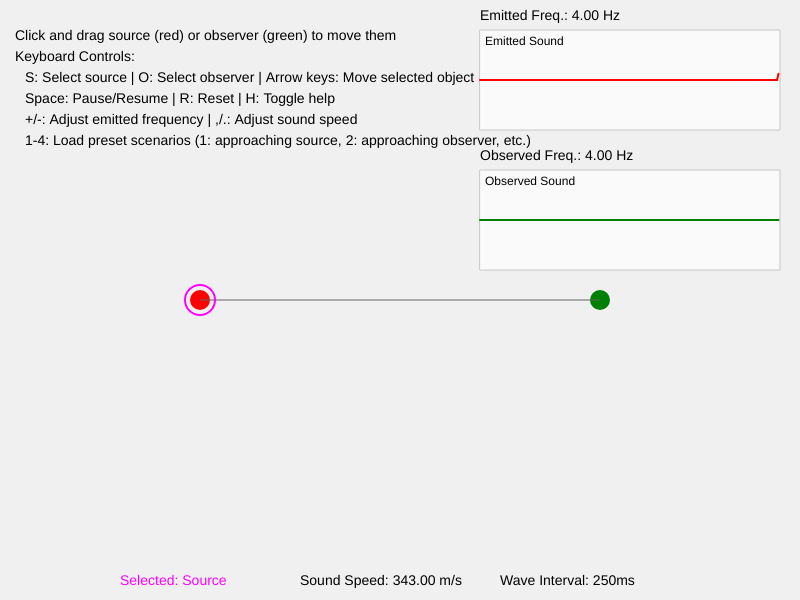
Frame 1 (no input)
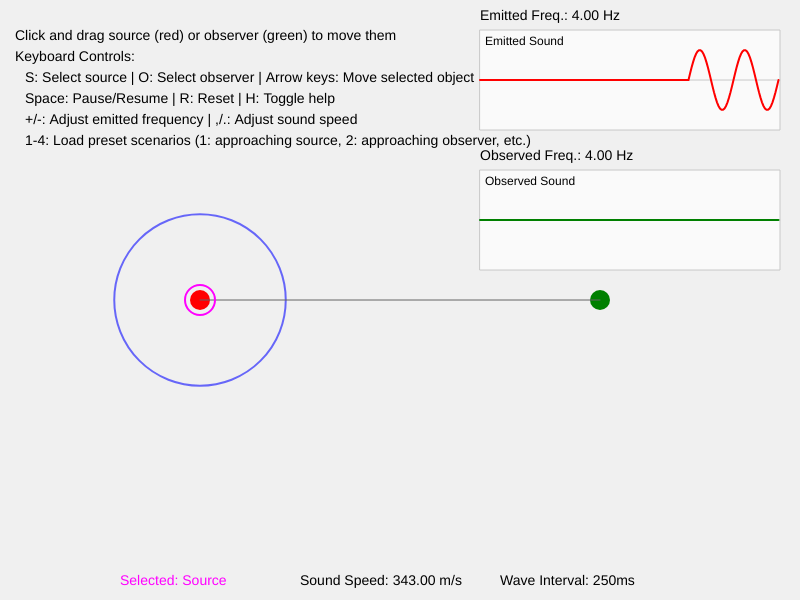
Frame 60 (no input)
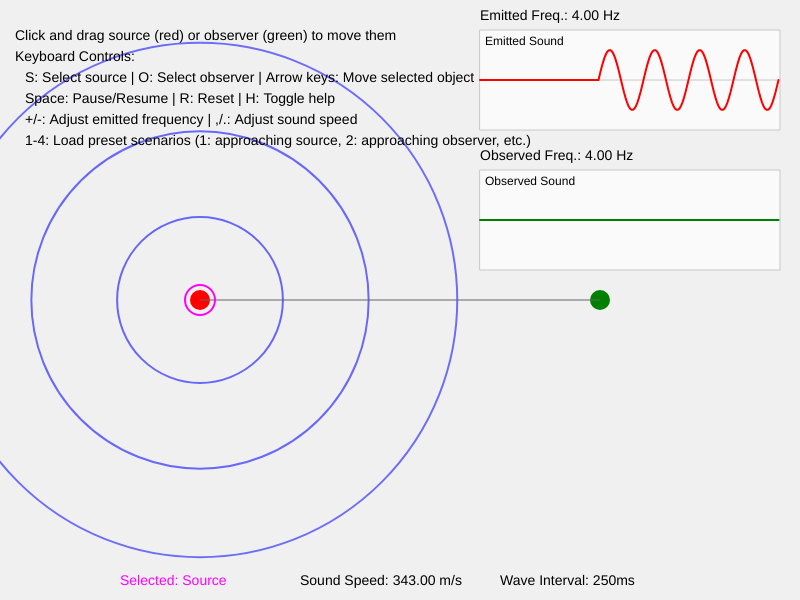
Frame 120 (the mouse pressed at the canvas centre since frame 60)

The p5.js sketch that drew these frames (run headless with seeded random() and noise() and a simulated clock; from frame 60 on, the mouse is pressed at the canvas centre):

// p5.js sketch
// ── sketch.js
// Doppler Effect Simulation in P5.js
// This simulation demonstrates the Doppler effect with:
// - Moving source or observer (controlled by mouse)
// - Visualization of circular waves
// - Graphs showing emitted and observed frequencies/sounds
// - Physically accurate wave propagation and frequency calculations
// - Smooth phase transitions for realistic waveform visualization

// PHYSICAL CONSTANTS (SI UNITS)
const CONSTANTS = {
  // Physical constants in SI units
  PHYSICS: {
    SOUND_SPEED: 343.0, // Speed of sound in air (m/s) at room temperature
    METERS_TO_PIXELS: 1, // Conversion factor (pixels per meter)
    PIXELS_TO_METERS: 1, // Inverse conversion factor (meters per pixel) --- SEE ABOVE
    REAL_TIME_FACTOR: 0.5, // Slows down real-time for better visualization
    EMITTED_FREQ: 4, // Base frequency of emitted sound (Hz)
    FREQ_MIN: 0.1, // Minimum allowable frequency (Hz)
    FREQ_MAX_FACTOR: 5, // Maximum frequency as factor of emitted
    FREQ_SMOOTHING: 0.5, // Smoothing factor for frequency transitions
    FREQ_CHANGE_THRESHOLD: 0.001, // Threshold for frequency updates
    VELOCITY_DECAY: 0.5, // Decay factor for velocity when not dragging
    MIN_VELOCITY_MAG: 0.01, // Minimum velocity magnitude to display vector (m/s)
    TIME_STEP_MAX: 0.05, // Maximum time step (seconds) to prevent jumps
  },

  // Wave visualization properties
  WAVE: {
    MAX_AGE: 10, // Maximum age of a wave in seconds
    STROKE_WEIGHT: 2, // Line thickness for wave circles
    OPACITY_MAX: 150, // Maximum opacity for wave visualization
    OPACITY_MIN: 0, // Minimum opacity for wave visualization
  },

  // UI properties (in pixels for display)
  UI: {
    SOURCE_RADIUS: 10, // Radius of the source circle (pixels)
    OBSERVER_RADIUS: 10, // Radius of the observer circle (pixels)
    VELOCITY_SMOOTHING: 0.01, // Lower value = more smoothing
    VECTOR_SCALE: 0.2, // Scale factor for velocity vectors
    VELOCITY_STROKE_WEIGHT: 2, // Line thickness for velocity vectors
    ARROWHEAD_SIZE: 5, // Size of velocity vector arrowheads
    ARROWHEAD_LENGTH: 10, // Length of arrowhead
    CONNECTING_LINE_WEIGHT: 1, // Weight of line connecting source and observer
    SOURCE_COLOR: [255, 0, 0], // RGB color for source
    OBSERVER_COLOR: [0, 128, 0], // RGB color for observer
    CONNECTING_LINE_COLOR: [100, 100, 100], // RGB color for connecting line
    WAVE_COLOR: [0, 0, 255], // RGB color for waves
    BACKGROUND_COLOR: [240, 240, 240], // RGB color for background
    SELECTION_COLOR: [255, 0, 255], // RGB color for selection highlight
  },

  // Graph properties
  GRAPH: {
    HEIGHT: 100, // Height of frequency graphs
    WIDTH: 300, // Width of frequency graphs
    MARGIN: 20, // Margin for graphs from edge
    SPACING: 10, // Spacing between graphs
    SPACING_FACTOR: 4, // Multiplier for spacing between graphs
    HISTORY_LENGTH: 200, // Length of graph history
    AMPLITUDE: 30, // Amplitude of waveform in graphs
    BACKGROUND_COLOR: [250, 250, 250], // RGB for graph background
    GRID_COLOR: [200, 200, 200], // RGB for graph grid lines
    BORDER_WEIGHT: 1, // Weight of graph border
    WAVE_WEIGHT: 2, // Weight of waveform line
    TEXT_PADDING_X: 5, // X padding for text in graph
    TEXT_PADDING_Y: 15, // Y padding for text in graph
    TEXT_RIGHT_MARGIN: 150, // Right margin for text in graphs
  },

  // Text properties
  TEXT: {
    FONT_SIZE_SMALL: 12, // Small font size for graph titles
    FONT_SIZE_NORMAL: 14, // Normal font size for instructions
    TEXT_COLOR: [0, 0, 0], // RGB for normal text
    REDSHIFT_COLOR: [255, 0, 0], // RGB for redshift text
    BLUESHIFT_COLOR: [0, 0, 255], // RGB for blueshift text
    INSTRUCTION_X: 15, // X position for instruction text
    INSTRUCTION_Y1: 40, // Y position for first instruction line
    INSTRUCTION_Y2: 60, // Y position for second instruction line
  },

  // Keyboard properties
  KEYBOARD: {
    MOVE_STEP: 0.2, // Speed of keyboard movement (m/s)
    SOUND_SPEED_STEP: 1.0, // Step size for sound speed adjustment (m/s)
    EMITTED_FREQ_STEP: 0.01, // Step size for frequency adjustment (Hz)
    TOGGLE_PAUSE: 32, // Space bar
    RESET_KEY: 82, // 'R' key
    SOURCE_SELECT: 83, // 'S' key
    OBSERVER_SELECT: 79, // 'O' key
    HELP_TOGGLE: 72, // 'H' key
    NUMBER_1: 49, // '1' key
    NUMBER_2: 50, // '2' key
    NUMBER_3: 51, // '3' key
    NUMBER_4: 52, // '4' key
  },
};

// State variables
let waves = []; // Array to store waves with source velocity info
let sourcePos; // Position of sound source (in meters)
let observerPos; // Position of observer (in meters)
let sourceVel; // Velocity of sound source (in m/s)
let observerVel; // Velocity of observer (in m/s)
let prevSourcePos; // Previous position of source (in meters)
let prevObserverPos; // Previous position of observer (in meters)
let lastWaveTime = 0; // Time since last wave was created (in seconds)
let observedFreq = CONSTANTS.PHYSICS.EMITTED_FREQ; // Frequency observed by observer (Hz)
let smoothedObservedFreq = CONSTANTS.PHYSICS.EMITTED_FREQ; // Smoothed version for transitions
let emittedSoundData = []; // Data for emitted sound graph
let observedSoundData = []; // Data for observed sound graph
let draggingSource = false; // Flag for when source is being dragged
let draggingObserver = false; // Flag for when observer is being dragged
let emittedPhase = 0; // Phase accumulator for emitted sound
let observedPhase = 0; // Phase accumulator for observed sound
let lastFrameTime = 0; // Time of last frame for delta time calculation (in seconds)
let simulationTime = 0; // Total simulation time (in seconds)
let sourceMoving = false; // Flag for source moving by script
let observerMoving = false; // Flag for observer moving by script
let selectedObject = "source"; // 'source' or 'observer'
let isPaused = false;
let showHelp = true;

/**
 * Initializes all colors in the CONSTANTS object as p5.js color objects
 * Must be called in setup() after p5.js is initialized
 */
function initializeColors() {
  // Convert all RGB arrays in CONSTANTS to p5.js color objects
  CONSTANTS.UI.SOURCE_COLOR = color(CONSTANTS.UI.SOURCE_COLOR[0], CONSTANTS.UI.SOURCE_COLOR[1], CONSTANTS.UI.SOURCE_COLOR[2]);
  CONSTANTS.UI.OBSERVER_COLOR = color(CONSTANTS.UI.OBSERVER_COLOR[0], CONSTANTS.UI.OBSERVER_COLOR[1], CONSTANTS.UI.OBSERVER_COLOR[2]);
  CONSTANTS.UI.CONNECTING_LINE_COLOR = color(CONSTANTS.UI.CONNECTING_LINE_COLOR[0], CONSTANTS.UI.CONNECTING_LINE_COLOR[1], CONSTANTS.UI.CONNECTING_LINE_COLOR[2]);
  CONSTANTS.UI.WAVE_COLOR = color(CONSTANTS.UI.WAVE_COLOR[0], CONSTANTS.UI.WAVE_COLOR[1], CONSTANTS.UI.WAVE_COLOR[2]);
  CONSTANTS.UI.BACKGROUND_COLOR = color(CONSTANTS.UI.BACKGROUND_COLOR[0], CONSTANTS.UI.BACKGROUND_COLOR[1], CONSTANTS.UI.BACKGROUND_COLOR[2]);
  CONSTANTS.UI.SELECTION_COLOR = color(CONSTANTS.UI.SELECTION_COLOR[0], CONSTANTS.UI.SELECTION_COLOR[1], CONSTANTS.UI.SELECTION_COLOR[2]);
  
  CONSTANTS.GRAPH.BACKGROUND_COLOR = color(CONSTANTS.GRAPH.BACKGROUND_COLOR[0], CONSTANTS.GRAPH.BACKGROUND_COLOR[1], CONSTANTS.GRAPH.BACKGROUND_COLOR[2]);
  CONSTANTS.GRAPH.GRID_COLOR = color(CONSTANTS.GRAPH.GRID_COLOR[0], CONSTANTS.GRAPH.GRID_COLOR[1], CONSTANTS.GRAPH.GRID_COLOR[2]);
  
  CONSTANTS.TEXT.TEXT_COLOR = color(CONSTANTS.TEXT.TEXT_COLOR[0], CONSTANTS.TEXT.TEXT_COLOR[1], CONSTANTS.TEXT.TEXT_COLOR[2]);
  CONSTANTS.TEXT.REDSHIFT_COLOR = color(CONSTANTS.TEXT.REDSHIFT_COLOR[0], CONSTANTS.TEXT.REDSHIFT_COLOR[1], CONSTANTS.TEXT.REDSHIFT_COLOR[2]);
  CONSTANTS.TEXT.BLUESHIFT_COLOR = color(CONSTANTS.TEXT.BLUESHIFT_COLOR[0], CONSTANTS.TEXT.BLUESHIFT_COLOR[1], CONSTANTS.TEXT.BLUESHIFT_COLOR[2]);
}

/**
 * Creates a new color with the same RGB values as the input color but with a specified alpha
 * @param {p5.Color} inputColor - Original p5.js color object
 * @param {Number} alpha - Alpha value (0-255)
 * @returns {p5.Color} - New color with specified alpha
 */
function colorWithAlpha(inputColor, alpha) {
  return color(red(inputColor), green(inputColor), blue(inputColor), alpha);
}

function setup() {
  createCanvas(800, 600);

  // Initialize all colors
  initializeColors();

  // Initialize positions in meters (convert from pixels)
  sourcePos = createVector(
    (width / 4) * CONSTANTS.PHYSICS.PIXELS_TO_METERS,
    (height / 2) * CONSTANTS.PHYSICS.PIXELS_TO_METERS
  );
  observerPos = createVector(
    ((3 * width) / 4) * CONSTANTS.PHYSICS.PIXELS_TO_METERS,
    (height / 2) * CONSTANTS.PHYSICS.PIXELS_TO_METERS
  );

  // Initialize velocities in m/s
  sourceVel = createVector(0, 0);
  observerVel = createVector(0, 0);

  // Store previous positions
  prevSourcePos = sourcePos.copy();
  prevObserverPos = observerPos.copy();

  // Initialize sound data arrays
  for (let i = 0; i < CONSTANTS.GRAPH.HISTORY_LENGTH; i++) {
    emittedSoundData.push(0);
    observedSoundData.push(0);
  }

  // Initialize last frame time (in seconds)
  lastFrameTime = millis() / 1000;
}

function draw() {
  background(CONSTANTS.UI.BACKGROUND_COLOR);

  // Calculate delta time for smooth, frame-rate independent animations (in seconds)
  let currentTime = millis() / 1000;
  let dt = (currentTime - lastFrameTime) * CONSTANTS.PHYSICS.REAL_TIME_FACTOR;
  lastFrameTime = currentTime;

  // Clamp dt to reasonable values to prevent jumps
  dt = constrain(dt, 0, CONSTANTS.PHYSICS.TIME_STEP_MAX);

  if (!isPaused) {
    // Update simulation time
    simulationTime += dt;

    // Handle keyboard navigation
    handleKeyboardNavigation(dt);

    // Define target positions (in meters)
    let targetSourcePos = sourcePos.copy();
    let targetObserverPos = observerPos.copy();

    // Check for mouse interactions
    if (mouseIsPressed) {
      // Convert mouse position to meters
      let mouseXMeters = mouseX * CONSTANTS.PHYSICS.PIXELS_TO_METERS;
      let mouseYMeters = mouseY * CONSTANTS.PHYSICS.PIXELS_TO_METERS;

      // Calculate distances to source and observer (in meters)
      let distToSource = dist(
        mouseXMeters,
        mouseYMeters,
        sourcePos.x,
        sourcePos.y
      );

      let distToObserver = dist(
        mouseXMeters,
        mouseYMeters,
        observerPos.x,
        observerPos.y
      );

      // Source radius in meters
      let sourceRadiusMeters =
        CONSTANTS.UI.SOURCE_RADIUS * CONSTANTS.PHYSICS.PIXELS_TO_METERS;
      let observerRadiusMeters =
        CONSTANTS.UI.OBSERVER_RADIUS * CONSTANTS.PHYSICS.PIXELS_TO_METERS;

      // Determine which object to move based on initial click
      if (!draggingSource && !draggingObserver) {
        if (distToSource < sourceRadiusMeters) {
          draggingSource = true;
        } else if (distToObserver < observerRadiusMeters) {
          draggingObserver = true;
        }
      }

      // Set target positions based on mouse (in meters)
      if (draggingSource) {
        targetSourcePos.set(mouseXMeters, mouseYMeters);
      } else if (draggingObserver) {
        targetObserverPos.set(mouseXMeters, mouseYMeters);
      }
    } else {
      // Reset dragging flags when mouse is released
      draggingSource = false;
      draggingObserver = false;
    }

    // Handle source movement (in meters)
    if (draggingSource) {
      // Store previous position for velocity calculation
      prevSourcePos = sourcePos.copy();

      // Move towards target with smoothing
      sourcePos.x +=
        (targetSourcePos.x - sourcePos.x) * CONSTANTS.UI.VELOCITY_SMOOTHING;
      sourcePos.y +=
        (targetSourcePos.y - sourcePos.y) * CONSTANTS.UI.VELOCITY_SMOOTHING;

      // Calculate smoothed velocity (in m/s)
      sourceVel = p5.Vector.sub(sourcePos, prevSourcePos);
      sourceVel.div(dt); // Scale by dt to get true velocity

      // Set moving flag to false since we're now dragging
      sourceMoving = false;
    } else if (sourceMoving) {
      // Update position based on current velocity (in meters)
      prevSourcePos = sourcePos.copy();
      sourcePos.add(p5.Vector.mult(sourceVel, dt));

      // Check if velocity is too small and stop movement if needed
      if (sourceVel.mag() < CONSTANTS.PHYSICS.MIN_VELOCITY_MAG) {
        sourceMoving = false;
      }
    } else {
      // Gradually reduce velocity when not dragging or moving
      sourceVel.mult(CONSTANTS.PHYSICS.VELOCITY_DECAY);
    }

    // Handle observer movement (in meters)
    if (draggingObserver) {
      // Store previous position for velocity calculation
      prevObserverPos = observerPos.copy();

      // Move towards target with smoothing
      observerPos.x +=
        (targetObserverPos.x - observerPos.x) * CONSTANTS.UI.VELOCITY_SMOOTHING;
      observerPos.y +=
        (targetObserverPos.y - observerPos.y) * CONSTANTS.UI.VELOCITY_SMOOTHING;

      // Calculate smoothed velocity (in m/s)
      observerVel = p5.Vector.sub(observerPos, prevObserverPos);
      observerVel.div(dt); // Scale by dt to get true velocity

      // Set moving flag to false since we're now dragging
      observerMoving = false;
    } else if (observerMoving) {
      // Update position based on current velocity (in meters)
      prevObserverPos = observerPos.copy();
      observerPos.add(p5.Vector.mult(observerVel, dt));

      // Check if velocity is too small and stop movement if needed
      if (observerVel.mag() < CONSTANTS.PHYSICS.MIN_VELOCITY_MAG) {
        observerMoving = false;
      }
    } else {
      // Gradually reduce velocity when not dragging or moving
      observerVel.mult(CONSTANTS.PHYSICS.VELOCITY_DECAY);
    }

    // Generate new wave at intervals based on emitted frequency
    let waveInterval = 1.0 / CONSTANTS.PHYSICS.EMITTED_FREQ; // in seconds
    if (simulationTime - lastWaveTime > waveInterval) {
      waves.push({
        pos: sourcePos.copy(), // Position in meters
        radius: 0, // Radius in meters
        birthTime: simulationTime, // Birth time in seconds
        sourceVel: sourceVel.copy(), // Source velocity in m/s
        sourceFreq: CONSTANTS.PHYSICS.EMITTED_FREQ, // Emitted frequency in Hz
        phaseAtEmission: emittedPhase, // Phase at emission time
      });
      lastWaveTime = simulationTime;
    }

    // Calculate Doppler effect
    calculateDopplerEffect(dt);
  }

  // Always update and display waves
  updateAndDisplayWaves();

  // Draw source and observer
  drawSourceAndObserver();

  // Draw graphs
  drawGraphs();

  // Display instructions
  displayInstructions();

  // Display simulation status
  displaySimulationStatus();
}

function updateAndDisplayWaves() {
  // Update wave radii and draw them
  for (let i = waves.length - 1; i >= 0; i--) {
    let wave = waves[i];

    // Calculate time since wave creation (in seconds)
    let age = simulationTime - wave.birthTime;

    // Update radius based on age and sound speed (in meters)
    wave.radius = age * CONSTANTS.PHYSICS.SOUND_SPEED;

    // Calculate opacity based on age (fade out with age)
    let opacity =
      CONSTANTS.WAVE.OPACITY_MAX -
      (age * CONSTANTS.WAVE.OPACITY_MAX) / CONSTANTS.WAVE.MAX_AGE;
    opacity = constrain(
      opacity,
      CONSTANTS.WAVE.OPACITY_MIN,
      CONSTANTS.WAVE.OPACITY_MAX
    );

    // Draw the wave as a circle (convert from meters to pixels for display)
    let radiusPixels = wave.radius * CONSTANTS.PHYSICS.METERS_TO_PIXELS;
    let posXPixels = wave.pos.x * CONSTANTS.PHYSICS.METERS_TO_PIXELS;
    let posYPixels = wave.pos.y * CONSTANTS.PHYSICS.METERS_TO_PIXELS;

    noFill();
    // Apply opacity to wave color using our utility function
    stroke(colorWithAlpha(CONSTANTS.UI.WAVE_COLOR, opacity));
    strokeWeight(CONSTANTS.WAVE.STROKE_WEIGHT);
    circle(posXPixels, posYPixels, radiusPixels * 2);

    // Remove waves that are too old or too large
    let maxRadius = max(width, height) * CONSTANTS.PHYSICS.PIXELS_TO_METERS;
    if (age > CONSTANTS.WAVE.MAX_AGE || wave.radius > maxRadius) {
      waves.splice(i, 1);
    }
  }
}

function calculateDopplerEffect(dt) {
  // Accumulate emitted phase (this is always at the base frequency)
  emittedPhase += CONSTANTS.PHYSICS.EMITTED_FREQ * dt * TWO_PI;

  // Update emitted waveform data
  emittedSoundData.push(sin(emittedPhase) * CONSTANTS.GRAPH.AMPLITUDE);
  emittedSoundData.shift();

  // Find the wave currently affecting the observer
  let wavesAtObserver = [];

  for (let wave of waves) {
    // Distance in meters
    let distToObserver = p5.Vector.dist(wave.pos, observerPos);

    // Check if this wave has reached the observer
    if (wave.radius >= distToObserver) {
      // Calculate the time when this wave reached the observer (in seconds)
      let travelTime = distToObserver / CONSTANTS.PHYSICS.SOUND_SPEED;
      let arrivalTime = wave.birthTime + travelTime;

      wavesAtObserver.push({
        wave: wave,
        arrivalTime: arrivalTime,
      });
    }
  }

  // If no waves have reached the observer yet, set amplitude to zero
  if (wavesAtObserver.length === 0) {
    observedSoundData.push(0);
    observedSoundData.shift();
    return;
  }

  // Sort by arrival time (most recent first)
  wavesAtObserver.sort((a, b) => b.arrivalTime - a.arrivalTime);

  // Use the most recently arrived wave
  let currentWave = wavesAtObserver[0].wave;
  let arrivalTime = wavesAtObserver[0].arrivalTime;

  // Calculate how much time has passed since this wave arrived (in seconds)
  let timeSinceArrival = simulationTime - arrivalTime;

  // Set the observed phase based on the original wave's phase at emission
  // plus the phase accumulated since the wave arrived at the observer
  let phaseAtArrival = currentWave.phaseAtEmission;

  // Calculate the Doppler shifted frequency
  let dopplerFrequency = calculateApparentDopplerEffect(currentWave);

  // Store the smoothed frequency
  smoothedObservedFreq = calculateObserverDopplerEffect(currentWave);

  // Calculate additional phase based on observed frequency
  let additionalPhase = timeSinceArrival * dopplerFrequency * TWO_PI;
  observedPhase = phaseAtArrival + additionalPhase;

  // Update observed waveform data with actual wave amplitude
  observedSoundData.push(sin(observedPhase) * CONSTANTS.GRAPH.AMPLITUDE);
  observedSoundData.shift();
}

function calculateObserverDopplerEffect(currentWave) {
  // Calculate unit vector from source to observer (dimensionless)
  let directionVector = p5.Vector.sub(observerPos, currentWave.pos).normalize();

  // Calculate dot product of source velocity and direction vector (in m/s)
  let sourceVelocityComponent = p5.Vector.dot(
    currentWave.sourceVel,
    directionVector
  );

  // Calculate dot product of observer velocity and direction vector (in m/s)
  let observerVelocityComponent = p5.Vector.dot(observerVel, directionVector);

  // Calculate observed frequency using the Doppler formula (in Hz)
  // f' = f * (v - vo)/(v - vs)
  // Where f is emitted frequency, v is speed of sound,
  // vo is observer velocity component, vs is source velocity component
  let observedFreq =
    (currentWave.sourceFreq *
      (CONSTANTS.PHYSICS.SOUND_SPEED - observerVelocityComponent)) /
    (CONSTANTS.PHYSICS.SOUND_SPEED - sourceVelocityComponent);

  // Constrain to reasonable limits
  observedFreq = constrain(
    observedFreq,
    CONSTANTS.PHYSICS.FREQ_MIN,
    currentWave.sourceFreq * CONSTANTS.PHYSICS.FREQ_MAX_FACTOR
  );

  return observedFreq;
}

function calculateApparentDopplerEffect(currentWave) {
  // Calculate unit vector from source to observer (dimensionless)
  let directionVector = p5.Vector.sub(observerPos, currentWave.pos).normalize();

  // Calculate dot product of source velocity and direction vector (in m/s)
  let sourceVelocityComponent = p5.Vector.dot(
    currentWave.sourceVel,
    directionVector
  );

  observedFreq =
    (currentWave.sourceFreq * CONSTANTS.PHYSICS.SOUND_SPEED) /
    (CONSTANTS.PHYSICS.SOUND_SPEED - sourceVelocityComponent);

  // Constrain to reasonable limits
  observedFreq = constrain(
    observedFreq,
    CONSTANTS.PHYSICS.FREQ_MIN,
    currentWave.sourceFreq * CONSTANTS.PHYSICS.FREQ_MAX_FACTOR
  );

  return observedFreq;
}

function drawSourceAndObserver() {
  // Convert meters to pixels for display
  let sourcePosX = sourcePos.x * CONSTANTS.PHYSICS.METERS_TO_PIXELS;
  let sourcePosY = sourcePos.y * CONSTANTS.PHYSICS.METERS_TO_PIXELS;
  let observerPosX = observerPos.x * CONSTANTS.PHYSICS.METERS_TO_PIXELS;
  let observerPosY = observerPos.y * CONSTANTS.PHYSICS.METERS_TO_PIXELS;

  // Draw source
  fill(CONSTANTS.UI.SOURCE_COLOR);
  noStroke();
  ellipse(
    sourcePosX,
    sourcePosY,
    CONSTANTS.UI.SOURCE_RADIUS * 2,
    CONSTANTS.UI.SOURCE_RADIUS * 2
  );

  // Draw velocity vector for source
  if (sourceVel.mag() > CONSTANTS.PHYSICS.MIN_VELOCITY_MAG) {
    drawVelocityVector(
      createVector(sourcePosX, sourcePosY),
      sourceVel,
      CONSTANTS.UI.SOURCE_COLOR
    );
  }

  // Draw observer
  fill(CONSTANTS.UI.OBSERVER_COLOR);
  noStroke();
  ellipse(
    observerPosX,
    observerPosY,
    CONSTANTS.UI.OBSERVER_RADIUS * 2,
    CONSTANTS.UI.OBSERVER_RADIUS * 2
  );

  // Draw velocity vector for observer
  if (observerVel.mag() > CONSTANTS.PHYSICS.MIN_VELOCITY_MAG) {
    drawVelocityVector(
      createVector(observerPosX, observerPosY),
      observerVel,
      CONSTANTS.UI.OBSERVER_COLOR
    );
  }

  // Draw line connecting source and observer
  stroke(CONSTANTS.UI.CONNECTING_LINE_COLOR);
  strokeWeight(CONSTANTS.UI.CONNECTING_LINE_WEIGHT);
  line(sourcePosX, sourcePosY, observerPosX, observerPosY);

  // Highlight the currently selected object
  strokeWeight(2);
  stroke(CONSTANTS.UI.SELECTION_COLOR);
  noFill();
  if (selectedObject === "source") {
    circle(sourcePosX, sourcePosY, CONSTANTS.UI.SOURCE_RADIUS * 2 + 10);
  } else {
    circle(observerPosX, observerPosY, CONSTANTS.UI.OBSERVER_RADIUS * 2 + 10);
  }
}

function drawVelocityVector(pixelPos, velocityVector, col) {
  // Display velocity vector (scale for visibility)
  // Note: velocityVector is in m/s, we need to scale it to pixels
  let scaledVel = velocityVector.copy().mult(CONSTANTS.UI.VECTOR_SCALE);

  stroke(col);
  strokeWeight(CONSTANTS.UI.VELOCITY_STROKE_WEIGHT);
  line(
    pixelPos.x,
    pixelPos.y,
    pixelPos.x + scaledVel.x,
    pixelPos.y + scaledVel.y
  );

  // Draw arrowhead
  push();
  translate(pixelPos.x + scaledVel.x, pixelPos.y + scaledVel.y);
  rotate(scaledVel.heading());
  triangle(
    0,
    0,
    -CONSTANTS.UI.ARROWHEAD_LENGTH,
    CONSTANTS.UI.ARROWHEAD_SIZE,
    -CONSTANTS.UI.ARROWHEAD_LENGTH,
    -CONSTANTS.UI.ARROWHEAD_SIZE
  );
  pop();
}

function drawGraphs() {
  // Set up graph area
  let graphY1 = 30;
  let graphY2 =
    graphY1 +
    CONSTANTS.GRAPH.HEIGHT +
    CONSTANTS.GRAPH.SPACING_FACTOR * CONSTANTS.GRAPH.SPACING;
  let graphX = width - CONSTANTS.GRAPH.WIDTH - CONSTANTS.GRAPH.MARGIN;

  // Draw emitted sound graph
  drawGraph(
    graphX,
    graphY1,
    CONSTANTS.GRAPH.WIDTH,
    CONSTANTS.GRAPH.HEIGHT,
    emittedSoundData,
    "Emitted Sound",
    CONSTANTS.UI.SOURCE_COLOR
  );

  // Draw observed sound graph
  drawGraph(
    graphX,
    graphY2,
    CONSTANTS.GRAPH.WIDTH,
    CONSTANTS.GRAPH.HEIGHT,
    observedSoundData,
    "Observed Sound",
    CONSTANTS.UI.OBSERVER_COLOR
  );

  // Display frequency values
  fill(CONSTANTS.TEXT.TEXT_COLOR);
  noStroke();
  textAlign(LEFT);
  textSize(CONSTANTS.TEXT.FONT_SIZE_NORMAL);
  text(
    `Emitted Freq.: ${CONSTANTS.PHYSICS.EMITTED_FREQ.toFixed(2)} Hz`,
    graphX,
    graphY1 - 10
  );
  text(
    `Observed Freq.: ${smoothedObservedFreq.toFixed(2)} Hz`,
    graphX,
    graphY2 - 10
  );

  // Display if sound is blueshifted or redshifted
  if (smoothedObservedFreq > CONSTANTS.PHYSICS.EMITTED_FREQ) {
    fill(CONSTANTS.TEXT.BLUESHIFT_COLOR);
    text(
      "Blueshifted (approaching)",
      graphX + CONSTANTS.GRAPH.WIDTH - CONSTANTS.GRAPH.TEXT_RIGHT_MARGIN,
      graphY2 - 10
    );
  } else if (smoothedObservedFreq < CONSTANTS.PHYSICS.EMITTED_FREQ) {
    fill(CONSTANTS.TEXT.REDSHIFT_COLOR);
    text(
      "Redshifted (receding)",
      graphX + CONSTANTS.GRAPH.WIDTH - CONSTANTS.GRAPH.TEXT_RIGHT_MARGIN,
      graphY2 - 10
    );
  }
}

function displayInstructions() {
  if (!showHelp) return;

  fill(CONSTANTS.TEXT.TEXT_COLOR);
  noStroke();
  textAlign(LEFT);
  textSize(CONSTANTS.TEXT.FONT_SIZE_NORMAL);

  let instructY = CONSTANTS.TEXT.INSTRUCTION_Y1;
  let lineHeight = CONSTANTS.TEXT.FONT_SIZE_NORMAL * 1.5;

  // Basic instructions
  text(
    "Click and drag source (red) or observer (green) to move them",
    CONSTANTS.TEXT.INSTRUCTION_X,
    instructY
  );
  instructY += lineHeight;

  // Keyboard controls
  text("Keyboard Controls:", CONSTANTS.TEXT.INSTRUCTION_X, instructY);
  instructY += lineHeight;

  text(
    "S: Select source | O: Select observer | Arrow keys: Move selected object",
    CONSTANTS.TEXT.INSTRUCTION_X + 10,
    instructY
  );
  instructY += lineHeight;

  text(
    "Space: Pause/Resume | R: Reset | H: Toggle help",
    CONSTANTS.TEXT.INSTRUCTION_X + 10,
    instructY
  );
  instructY += lineHeight;

  text(
    "+/-: Adjust emitted frequency | ,/.: Adjust sound speed",
    CONSTANTS.TEXT.INSTRUCTION_X + 10,
    instructY
  );
  instructY += lineHeight;

  text(
    "1-4: Load preset scenarios (1: approaching source, 2: approaching observer, etc.)",
    CONSTANTS.TEXT.INSTRUCTION_X + 10,
    instructY
  );
  instructY += lineHeight;
}

function displaySimulationStatus() {
  fill(CONSTANTS.TEXT.TEXT_COLOR);
  noStroke();
  textAlign(LEFT);
  textSize(CONSTANTS.TEXT.FONT_SIZE_NORMAL);

  // Display pause status
  if (isPaused) {
    fill(color(255, 0, 0)); // Red for pause
    text("PAUSED", 15, height - 15);
  }

  // Display selected object
  fill(CONSTANTS.UI.SELECTION_COLOR);
  text(
    "Selected: " + (selectedObject === "source" ? "Source" : "Observer"),
    120,
    height - 15
  );

  // Display current parameters
  fill(CONSTANTS.TEXT.TEXT_COLOR);
  text(
    `Sound Speed: ${CONSTANTS.PHYSICS.SOUND_SPEED.toFixed(2)} m/s`,
    300,
    height - 15
  );
  text(
    `Wave Interval: ${(1000 / CONSTANTS.PHYSICS.EMITTED_FREQ).toFixed(0)}ms`,
    500,
    height - 15
  );
}

function keyPressed() {
  // Toggle pause with spacebar
  if (keyCode === CONSTANTS.KEYBOARD.TOGGLE_PAUSE) {
    isPaused = !isPaused;
    return false;
  }

  // Reset simulation with 'R' key
  if (keyCode === CONSTANTS.KEYBOARD.RESET_KEY) {
    resetSimulation();
    return false;
  }

  // Select source with 'S' key
  if (keyCode === CONSTANTS.KEYBOARD.SOURCE_SELECT) {
    selectedObject = "source";
    return false;
  }

  // Select observer with 'O' key
  if (keyCode === CONSTANTS.KEYBOARD.OBSERVER_SELECT) {
    selectedObject = "observer";
    return false;
  }

  // Toggle help display with 'H' key
  if (keyCode === CONSTANTS.KEYBOARD.HELP_TOGGLE) {
    showHelp = !showHelp;
    return false;
  }

  // Preset scenarios
  if (keyCode === CONSTANTS.KEYBOARD.NUMBER_1) {
    // Scenario 1: Source moving toward observer
    setupScenario1();
    return false;
  }

  if (keyCode === CONSTANTS.KEYBOARD.NUMBER_2) {
    // Scenario 2: Observer moving toward source
    setupScenario2();
    return false;
  }

  if (keyCode === CONSTANTS.KEYBOARD.NUMBER_3) {
    // Scenario 3: Source and observer moving away
    setupScenario3();
    return false;
  }

  if (keyCode === CONSTANTS.KEYBOARD.NUMBER_4) {
    // Scenario 4: Source and observer moving perpendicular
    setupScenario4();
    return false;
  }

  return true;
}

function resetSimulation() {
  // Reset positions in meters
  sourcePos = createVector(
    (width / 4) * CONSTANTS.PHYSICS.PIXELS_TO_METERS,
    (height / 2) * CONSTANTS.PHYSICS.PIXELS_TO_METERS
  );
  observerPos = createVector(
    ((3 * width) / 4) * CONSTANTS.PHYSICS.PIXELS_TO_METERS,
    (height / 2) * CONSTANTS.PHYSICS.PIXELS_TO_METERS
  );

  // Reset velocities (m/s)
  sourceVel = createVector(0, 0);
  observerVel = createVector(0, 0);

  // Reset movement flags
  sourceMoving = false;
  observerMoving = false;

  // Reset waves
  waves = [];

  // Reset frequencies
  smoothedObservedFreq = CONSTANTS.PHYSICS.EMITTED_FREQ;

  // Reset simulation time
  simulationTime = 0;
  lastWaveTime = 0;

  // Reset other states
  isPaused = false;
}

function setupScenario1() {
  // Source moving toward observer (in m/s)
  resetSimulation();
  sourceVel = createVector(5, 0); // Move right (toward observer) at 5 m/s
  observerVel = createVector(0, 0); // Stationary
  sourceMoving = true;
  observerMoving = false;
}

function setupScenario2() {
  // Observer moving toward source (in m/s)
  resetSimulation();
  sourceVel = createVector(0, 0); // Stationary
  observerVel = createVector(-5, 0); // Move left (toward source) at 5 m/s
  sourceMoving = false;
  observerMoving = true;
}

function setupScenario3() {
  // Source and observer moving away (in m/s)
  resetSimulation();
  sourceVel = createVector(-5, 0); // Move left at 5 m/s
  observerVel = createVector(5, 0); // Move right at 5 m/s
  sourceMoving = true;
  observerMoving = true;
}

function setupScenario4() {
  // Source and observer moving perpendicular (in m/s)
  resetSimulation();
  sourceVel = createVector(0, 3); // Move down at 3 m/s
  observerVel = createVector(0, -3); // Move up at 3 m/s
  sourceMoving = true;
  observerMoving = true;
}

function handleKeyboardNavigation(dt) {
  // Only process navigation if not paused
  if (isPaused) return;

  let targetPos, targetVel;

  // Determine which object to control
  if (selectedObject === "source") {
    targetPos = sourcePos;
    targetVel = sourceVel;
  } else {
    targetPos = observerPos;
    targetVel = observerVel;
  }

  // Move the selected object with arrow keys (in m/s)
  if (keyIsDown(LEFT_ARROW)) {
    targetPos.x -= CONSTANTS.KEYBOARD.MOVE_STEP * dt;
    targetVel.x = -CONSTANTS.KEYBOARD.MOVE_STEP; // Set velocity for visual feedback
    if (selectedObject === "source") {
      sourceMoving = true;
    } else {
      observerMoving = true;
    }
  } else if (keyIsDown(RIGHT_ARROW)) {
    targetPos.x += CONSTANTS.KEYBOARD.MOVE_STEP * dt;
    targetVel.x = CONSTANTS.KEYBOARD.MOVE_STEP;
    if (selectedObject === "source") {
      sourceMoving = true;
    } else {
      observerMoving = true;
    }
  } else {
    targetVel.x = 0;
  }

  if (keyIsDown(UP_ARROW)) {
    targetPos.y -= CONSTANTS.KEYBOARD.MOVE_STEP * dt;
    targetVel.y = -CONSTANTS.KEYBOARD.MOVE_STEP;
    if (selectedObject === "source") {
      sourceMoving = true;
    } else {
      observerMoving = true;
    }
  } else if (keyIsDown(DOWN_ARROW)) {
    targetPos.y += CONSTANTS.KEYBOARD.MOVE_STEP * dt;
    targetVel.y = CONSTANTS.KEYBOARD.MOVE_STEP;
    if (selectedObject === "source") {
      sourceMoving = true;
    } else {
      observerMoving = true;
    }
  } else {
    targetVel.y = 0;
  }

  // Adjust emitted frequency with '+' and '-' keys (in Hz)
  if (keyIsDown(187)) {
    // '+' key
    CONSTANTS.PHYSICS.EMITTED_FREQ += CONSTANTS.KEYBOARD.EMITTED_FREQ_STEP;
  } else if (keyIsDown(189)) {
    // '-' key
    CONSTANTS.PHYSICS.EMITTED_FREQ = max(
      CONSTANTS.KEYBOARD.EMITTED_FREQ_STEP,
      CONSTANTS.PHYSICS.EMITTED_FREQ - CONSTANTS.KEYBOARD.EMITTED_FREQ_STEP
    );
  }

  // Adjust sound speed with '.' and ',' keys (in m/s)
  if (keyIsDown(190)) {
    // '.' key
    CONSTANTS.PHYSICS.SOUND_SPEED += CONSTANTS.KEYBOARD.SOUND_SPEED_STEP;
  } else if (keyIsDown(188)) {
    // ',' key
    CONSTANTS.PHYSICS.SOUND_SPEED = max(
      CONSTANTS.KEYBOARD.SOUND_SPEED_STEP,
      CONSTANTS.PHYSICS.SOUND_SPEED - CONSTANTS.KEYBOARD.SOUND_SPEED_STEP
    );
  }
}

function drawGraph(x, y, w, h, data, title, col) {
  // Draw graph background
  fill(CONSTANTS.GRAPH.BACKGROUND_COLOR);
  stroke(CONSTANTS.GRAPH.GRID_COLOR);
  strokeWeight(CONSTANTS.GRAPH.BORDER_WEIGHT);
  rect(x, y, w, h);

  // Draw horizontal center line
  stroke(CONSTANTS.GRAPH.GRID_COLOR);
  line(x, y + h / 2, x + w, y + h / 2);

  // Draw the waveform
  stroke(col);
  strokeWeight(CONSTANTS.GRAPH.WAVE_WEIGHT);
  noFill();
  beginShape();
  for (let i = 0; i < data.length; i++) {
    let xPos = x + (i * w) / data.length;
    let yPos = y + h / 2 - data[i];
    vertex(xPos, yPos);
  }
  endShape();

  // Draw title
  fill(CONSTANTS.TEXT.TEXT_COLOR);
  noStroke();
  textAlign(LEFT);
  textSize(CONSTANTS.TEXT.FONT_SIZE_SMALL);
  text(
    title,
    x + CONSTANTS.GRAPH.TEXT_PADDING_X,
    y + CONSTANTS.GRAPH.TEXT_PADDING_Y
  );
}
